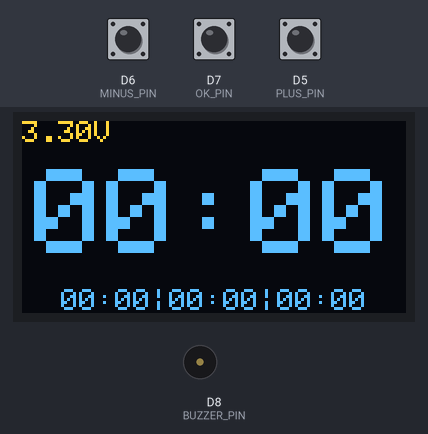
Bench run of a program on a simulated ESP8266 (NodeMCU). Shown: 128×64 one-colour display, buzzer (waves = sounding, pin HIGH). The test bench sets the inputs (shaded band); at power-on: D6 (MINUS_PIN) HIGH, D5 (PLUS_PIN) HIGH, D7 (OK_PIN) HIGH. The OLED is the two-colour kind (top 16 rows yellow); WiFi joins after 1.5 s; servers stay silent unless stated; the local clock reads 2024-03-15 10:24:30 at power-on unless the program sets it; not simulated (calls return 0 or success): secrets.h; what the program prints to the serial monitor is not drawn.

Above: at 2.7 s.
2.8 s: D6 (MINUS_PIN) pulled LOW for 1 s
At 4.0 s:
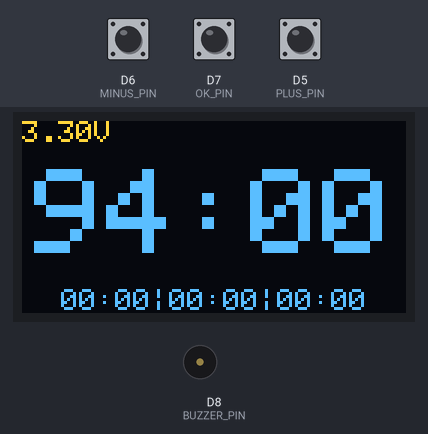
5.3 s: D5 (PLUS_PIN) pulled LOW for 3.2 s
At 8.7 s:
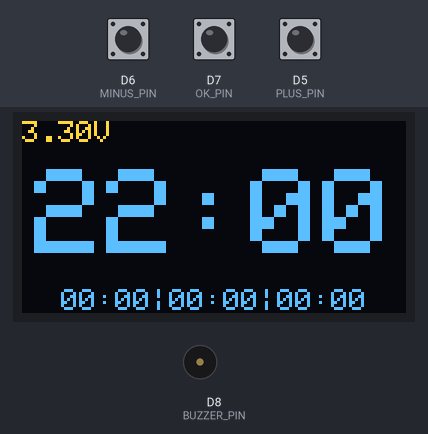
10.0 s: D7 (OK_PIN) pulled LOW for 0.15 s
At 11.8 s:
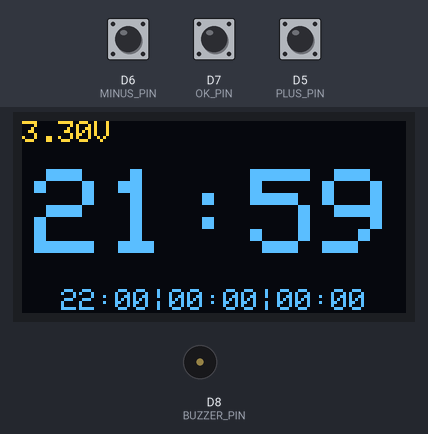
13.1 s: D7 (OK_PIN) pulled LOW for 3.2 s
At 16.7 s:
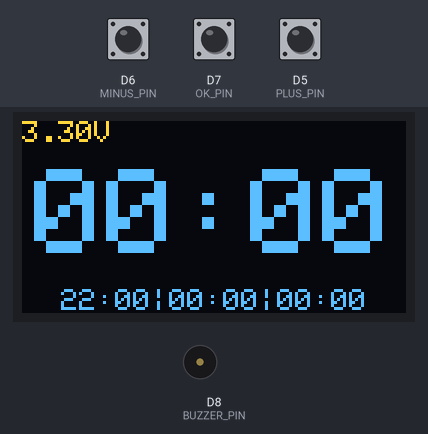
17.8 s: D6 (MINUS_PIN) pulled LOW for 0.15 s
At 18.2 s:
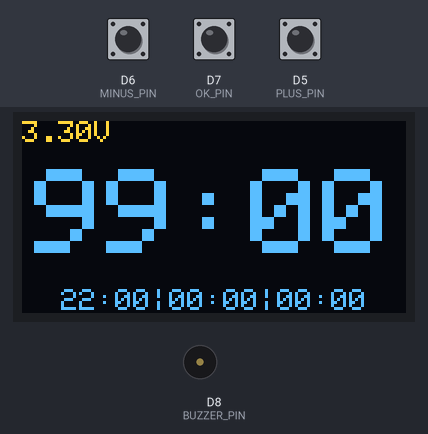
19.4 s: D5 (PLUS_PIN) pulled LOW for 1 s
At 21.5 s:
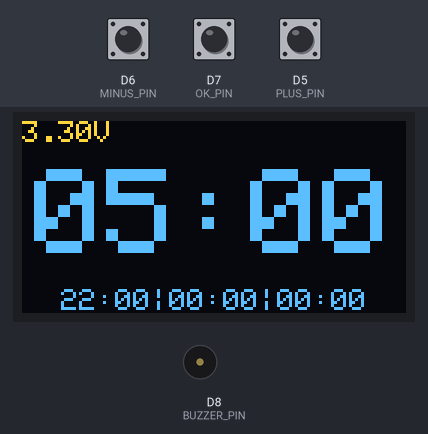
Timing chart, 0 to 22.9 s (numbered marks = the images above; inputs shaded):
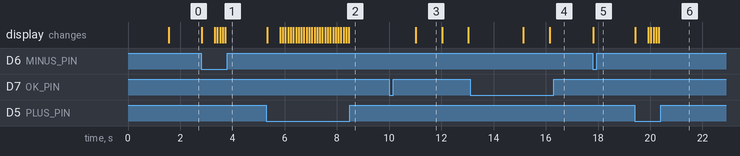

The program:

main.cpp
```cpp
#include <Arduino.h>
#include <ESP8266WiFi.h>
#include <ESP8266mDNS.h>
#include <WiFiUdp.h>
#include <ArduinoOTA.h>
#include <time.h>
#include <Ticker.h>
#include <Wire.h>
#include <Adafruit_GFX.h>
#include <Adafruit_SSD1306.h>

#include "secrets.h"

#define PLUS_PIN D5
#define MINUS_PIN D6
#define OK_PIN D7
#define BUZZER_PIN D8

#define HOLD_DURATION_MS 500
#define HOLD_COOLDOWN_MS 50
#define HOLD_OK_DURATION_MS 2000
#define HOLD_OK_COOLDOWN_MS 1000
#define HISTORY_SIZE 50
#define MAX_COUNTER_TIME_S 6000-59

#define FONT_HEIGHT 8
#define FONT_WIDTH 6
#define SCREEN_ADR 0x3C
#define SCREEN_WIDTH 128
#define SCREEN_HEIGHT 64
#define OLED_RESET -1 // Reset pin # (or -1 if sharing Arduino reset pin)
Adafruit_SSD1306 display(SCREEN_WIDTH, SCREEN_HEIGHT, &Wire, OLED_RESET);

ADC_MODE(ADC_VCC);

Ticker ticker_counter;
uint16_t counter = 0;
uint16_t history[HISTORY_SIZE] = {0};
uint16_t history_p = 0;
uint16_t history_fav[3] = {0};
uint16_t history_fav_p = 0;

bool display_flag = true;
bool history_select_flag = false;

enum State
{
  SET,
  COUNTDOWN,
  RING
};
State state = SET;

bool is_minus_pressed = false;
bool is_plus_pressed = false;
bool is_ok_pressed = false;
unsigned long minus_pressed_time = 0;
unsigned long plus_pressed_time = 0;
unsigned long ok_pressed_time = 0;

// const int RING_TONES[] = {1500,1500,1500,0};
// const unsigned long RING_DURATIONS[] = {500,500,500,0};
// const unsigned long RING_TIMINGS[] = {1000,1000,2000};

// mario theme
const unsigned long RING_TIMINGS[] = {150, 300, 300, 100, 300, 550, 575, 450, 400, 500, 300, 330, 150, 300, 200, 200, 150, 300, 150, 350, 300, 150, 150, 500, 450, 400, 500, 300, 330, 150, 300, 200, 200, 150, 300, 150, 350, 300, 150, 150, 500, 300, 100, 150, 150, 300, 300, 150, 150, 300, 150, 100, 220, 300, 100, 150, 150, 300, 300, 300, 150, 300, 300, 300, 100, 150, 150, 300, 300, 150, 150, 300, 150, 100, 420, 450, 420, 360, 300, 300, 150, 300, 300, 100, 150, 150, 300, 300, 150, 150, 300, 150, 100, 220, 300, 100, 150, 150, 300, 300, 300, 150, 300, 300, 300, 100, 150, 150, 300, 300, 150, 150, 300, 150, 100, 420, 450, 420, 360, 300, 300, 150, 300, 150, 300, 350, 150, 350, 150, 300, 150, 600, 150, 300, 350, 150, 150, 550, 325, 600, 150, 300, 350, 150, 350, 150, 300, 150, 600, 150, 300, 300, 100, 300, 550, 575};
const int RING_TONES[] = {660, 660, 660, 510, 660, 770, 380, 510, 380, 320, 440, 480, 450, 430, 380, 660, 760, 860, 700, 760, 660, 520, 580, 480, 510, 380, 320, 440, 480, 450, 430, 380, 660, 760, 860, 700, 760, 660, 520, 580, 480, 500, 760, 720, 680, 620, 650, 380, 430, 500, 430, 500, 570, 500, 760, 720, 680, 620, 650, 1020, 1020, 1020, 380, 500, 760, 720, 680, 620, 650, 380, 430, 500, 430, 500, 570, 585, 550, 500, 380, 500, 500, 500, 500, 760, 720, 680, 620, 650, 380, 430, 500, 430, 500, 570, 500, 760, 720, 680, 620, 650, 1020, 1020, 1020, 380, 500, 760, 720, 680, 620, 650, 380, 430, 500, 430, 500, 570, 585, 550, 500, 380, 500, 500, 500, 500, 500, 500, 500, 580, 660, 500, 430, 380, 500, 500, 500, 500, 580, 660, 870, 760, 500, 500, 500, 500, 580, 660, 500, 430, 380, 660, 660, 660, 510, 660, 770, 380};
const unsigned long RING_DURATIONS[] = {100, 100, 100, 100, 100, 100, 100, 100, 100, 100, 100, 80, 100, 100, 100, 80, 50, 100, 80, 50, 80, 80, 80, 80, 100, 100, 100, 100, 80, 100, 100, 100, 80, 50, 100, 80, 50, 80, 80, 80, 80, 100, 100, 100, 100, 150, 150, 100, 100, 100, 100, 100, 100, 100, 100, 100, 100, 150, 200, 80, 80, 80, 100, 100, 100, 100, 100, 150, 150, 100, 100, 100, 100, 100, 100, 100, 100, 100, 100, 100, 100, 100, 100, 100, 100, 100, 150, 150, 100, 100, 100, 100, 100, 100, 100, 100, 100, 100, 150, 200, 80, 80, 80, 100, 100, 100, 100, 100, 150, 150, 100, 100, 100, 100, 100, 100, 100, 100, 100, 100, 100, 100, 100, 60, 80, 60, 80, 80, 80, 80, 80, 80, 60, 80, 60, 80, 80, 80, 80, 80, 60, 80, 60, 80, 80, 80, 80, 80, 80, 100, 100, 100, 100, 100, 100, 100};

// button control functions
ICACHE_RAM_ATTR void increase_counter()
{
  if (counter < MAX_COUNTER_TIME_S - 1)
  {
    counter += 60;
  }
  else
  {
    counter = 0;
  }
  display_flag = true;
}

ICACHE_RAM_ATTR void plus_pressed()
{

  if (digitalRead(PLUS_PIN) == LOW)
  {
    is_plus_pressed = true;
    plus_pressed_time = millis();

    if (state == SET)
    {
      increase_counter();
    }
    else if (state == RING)
    {
      noTone(BUZZER_PIN);
      state = SET;
    }
  }
  else
  {
    is_plus_pressed = false;
  }

  Serial.print("plus: ");
  Serial.println(is_plus_pressed);
}

ICACHE_RAM_ATTR void decrease_counter()
{
  if (counter > 0)
  {
    counter -= 60;
  }
  else
  {
    counter = MAX_COUNTER_TIME_S - 1;
  }
  display_flag = true;
}

ICACHE_RAM_ATTR void minus_pressed()
{

  if (digitalRead(MINUS_PIN) == LOW)
  {
    is_minus_pressed = true;
    minus_pressed_time = millis();

    if (state == SET)
    {
      decrease_counter();
    }
    else if (state == RING)
    {
      noTone(BUZZER_PIN);
      state = SET;
    }
  }
  else
  {
    is_minus_pressed = false;
  }

  Serial.print("minus: ");
  Serial.println(is_minus_pressed);
}

ICACHE_RAM_ATTR void push_to_history(uint16_t counter)
{

  if(history_p >= HISTORY_SIZE)
    history_p = 0;
  history[history_p++] = counter;

  // TODO sort favorites by count
  // uint16_t counts[HISTORY_SIZE] = {0};
  // uint16_t counts_id[HISTORY_SIZE] = {0};
  // uint16_t counts_id_p = 0;
  // for(int i = 0; i < HISTORY_SIZE; i++)
  // {
  //   if(history[i] = 0)
  //     break;
  //   for(int j = 0; j < HISTORY_SIZE; j++) {
  //     if(history[i] = 0)
  //       break;
  //     if(history[i] = counts_id[i]) {
  //       counts[i]++;
  //     }
  //     else
  //     {
  //       counts_id[counts_id_p++] = history[i];
  //     }
  //   }
  // }


  history_fav[0] = history[history_p - 1];
  if(history_p == 0)
  {
    history_fav[1] = history[HISTORY_SIZE - 2];
    history_fav[2] = history[HISTORY_SIZE - 3];
  }
  else if(history_p == 1)
  {
    history_fav[1] = history[HISTORY_SIZE - 3];
    history_fav[2] = history[HISTORY_SIZE - 4];
  }
  else
  {
    history_fav[1] = history[history_p - 2];
    history_fav[2] = history[history_p - 3];
  }

}

ICACHE_RAM_ATTR void countdown()
{
  counter--;
  if (counter <= 0)
  {
    ticker_counter.detach();
    state = RING;
  }
  display_flag = true;
}

ICACHE_RAM_ATTR void ok_pressed()
{
  if (digitalRead(OK_PIN) == LOW)
  {
    is_ok_pressed = true;
    ok_pressed_time = millis();

    if (state == SET)
    {
      if (counter != 0 && !history_select_flag)
      {
        push_to_history(counter); // add to history
        ticker_counter.attach(1.0f, countdown); // start counter loop
        state = COUNTDOWN;
      }
    }
    else if (state == COUNTDOWN)
    {
      ticker_counter.detach(); // stop counter loop
      state = SET;
    }
    else if (state == RING)
    {
      noTone(BUZZER_PIN); // stop buzzer
      state = SET;
    }
  }
  else
  {
    is_ok_pressed = false;
    history_select_flag = false;
  }

  Serial.print("ok: ");
  Serial.println(is_ok_pressed);

}

ICACHE_RAM_ATTR void reset_counter()
{
  counter = 0;
  display_flag = true;
}

void setup()
{

  // system setup
  system_update_cpu_freq(80);
  pinMode(PLUS_PIN, INPUT_PULLUP);
  pinMode(MINUS_PIN, INPUT_PULLUP);
  pinMode(OK_PIN, INPUT_PULLUP);
  pinMode(BUZZER_PIN, OUTPUT);
  Serial.begin(115200);

  // setup wifi
  WiFi.begin(SECRET_WIFI_SSID, SECRET_WIFI_PW);
  Serial.print("Connecting");
  while (WiFi.status() != WL_CONNECTED)
  {
    delay(500);
    Serial.print(".");
  }
  Serial.println();
  Serial.print("Connected, IP address: ");
  Serial.println(WiFi.localIP());

  // get time from ntp server
  configTime(1 * 3600, 0, "pool.ntp.org");
  Serial.println("\nWaiting for ntp server");
  while (!time(nullptr))
  {
    Serial.print(".");
    delay(1000);
  }
  time_t now = time(nullptr);
  Serial.println(now);
  Serial.println(ctime(&now));

  // setup OTA
  ArduinoOTA.setPort(8266);
  // Hostname defaults to esp8266-[ChipID]
  // ArduinoOTA.setHostname("hostname");
  // No authentication by default
  // ArduinoOTA.setPassword(SECRET_OTA_PW);
  ArduinoOTA.onStart([]() {
    String type;
    if (ArduinoOTA.getCommand() == U_FLASH)
      type = "sketch";
    else // U_SPIFFS
      type = "filesystem";

    // NOTE: if updating SPIFFS this would be the place to unmount SPIFFS using SPIFFS.end()
    Serial.println("Start updating " + type);
  });
  ArduinoOTA.onEnd([]() {
    Serial.println("\nEnd");
  });
  ArduinoOTA.onProgress([](unsigned int progress, unsigned int total) {
    Serial.printf("Progress: %u%%\r", (progress / (total / 100)));
  });
  ArduinoOTA.onError([](ota_error_t error) {
    Serial.printf("Error[%u]: ", error);
    if (error == OTA_AUTH_ERROR) Serial.println("Auth Failed");
    else if (error == OTA_BEGIN_ERROR) Serial.println("Begin Failed");
    else if (error == OTA_CONNECT_ERROR) Serial.println("Connect Failed");
    else if (error == OTA_RECEIVE_ERROR) Serial.println("Receive Failed");
    else if (error == OTA_END_ERROR) Serial.println("End Failed");
  });
  ArduinoOTA.begin();
  Serial.println(ArduinoOTA.getHostname());

  // turn off wifi
  // WiFi.mode(WIFI_OFF);
  // WiFi.forceSleepBegin();
  // delay(1);

  // setup display
  // SSD1306_SWITCHCAPVCC = generate display voltage from 3.3V internally
  if (!display.begin(SSD1306_SWITCHCAPVCC, SCREEN_ADR))
  {
    Serial.println(F("SSD1306 allocation failed"));
  }
  // display text settings
  display.setTextColor(SSD1306_WHITE);
  display.dim(true);

  // button input interrupts
  attachInterrupt(PLUS_PIN, plus_pressed, CHANGE);
  attachInterrupt(MINUS_PIN, minus_pressed, CHANGE);
  attachInterrupt(OK_PIN, ok_pressed, CHANGE);

}

String get_timer_str(uint16_t counter)
{

  // timer
  String timer_str;

  // minutes
  if (counter >= 60)
  {
    if (counter < 10 * 60)
      timer_str += '0';
    timer_str += counter / 60;
    timer_str += ':';
  }
  else
  {
    timer_str += "00:";
  }

  // seconds
  if (counter % 60 < 10)
  {
    timer_str += '0';
  }
  timer_str += counter % 60;

  return timer_str;
}

String get_history_str()
{

  String history_str;
  history_str += get_timer_str(history_fav[0]);
  history_str += '|';
  history_str += get_timer_str(history_fav[1]);
  history_str += '|';
  history_str += get_timer_str(history_fav[2]);
  return history_str;
}

void update_display()
{

  display.clearDisplay();

  // battery
  display.setTextSize(1);
  display.setCursor(0, 0);
  display.print(ESP.getVcc() / 1000.0);
  display.print('V');

  // timer
  String timer_str = get_timer_str(counter);
  const int timer_test_size = 4;
  display.setTextSize(timer_test_size);
  display.setCursor((SCREEN_WIDTH / 2) - (timer_test_size * FONT_WIDTH * timer_str.length() / 2), (SCREEN_HEIGHT / 2) - (timer_test_size * FONT_HEIGHT / 2));
  display.print(timer_str);

  // history
  String history_str = get_history_str();
  const int history_text_size = 1;
  display.setTextSize(history_text_size);
  display.setCursor((SCREEN_WIDTH / 2) - (history_text_size * FONT_WIDTH * history_str.length() / 2), SCREEN_HEIGHT - (history_text_size * FONT_HEIGHT));
  display.print(history_str);
  // display.drawLine(
  //   (SCREEN_WIDTH / 2) - (history_text_size * FONT_WIDTH * history_str.length() / 2) - (2 * FONT_WIDTH) + (7 * FONT_WIDTH * history_fav_p),
  //   SCREEN_HEIGHT - (history_text_size * FONT_HEIGHT),
  //   (SCREEN_WIDTH / 2) - (history_text_size * FONT_WIDTH * history_str.length() / 2) + (7 * FONT_WIDTH) + (7 * FONT_WIDTH * history_fav_p),
  //   SCREEN_HEIGHT - (history_text_size * FONT_HEIGHT),
  //   SSD1306_WHITE
  // );

  display.display();

}

void loop()
{

  // ota update
  ArduinoOTA.handle();

  // update display if needed
  if (display_flag)
  {

    update_display();
    display_flag = false;

  }

  // check buttons
  if (state == SET)
  {

    if (
        is_plus_pressed && is_minus_pressed &&
        millis() - plus_pressed_time >= HOLD_DURATION_MS && millis() - minus_pressed_time >= HOLD_DURATION_MS)
    {
      reset_counter();
      update_display();
      delay(HOLD_COOLDOWN_MS);
    }
    else if (is_plus_pressed && millis() - plus_pressed_time >= HOLD_DURATION_MS)
    {
      increase_counter();
      update_display();
      delay(HOLD_COOLDOWN_MS);
    }
    else if (is_minus_pressed && millis() - minus_pressed_time >= HOLD_DURATION_MS)
    {
      decrease_counter();
      update_display();
      delay(HOLD_COOLDOWN_MS);
    }
    else if (is_ok_pressed && millis() - ok_pressed_time >= HOLD_OK_DURATION_MS)
    {

      history_select_flag = true;

      // set counter to next history entry
      if(history_fav_p >= 3)
        history_fav_p = 0;
      counter = history[(history_p - 1) - history_fav_p];
      history_fav_p++;

      update_display();
      delay(HOLD_OK_COOLDOWN_MS);
    }
  }
  else if (state == RING)
  {
    int ring_size = sizeof(RING_TONES) / sizeof(int);
    for (int i = 0; i < ring_size; i++)
    {
      if (state != RING)
      {
        noTone(BUZZER_PIN);
        break;
      }
      tone(BUZZER_PIN, RING_TONES[i], RING_DURATIONS[i]);
      delay(RING_TIMINGS[i]);
    }
  }
}
```

Measured:
- after the input at 2.8 s, the display: first changes at once (image 1 shows a later state)
- after the input at 5.3 s, the display: first changes at once (image 2 shows a later state)
- after the input at 10.0 s, the display: changes after 1.0 s (image 3)
- after the input at 17.8 s, the display: changes at once (image 5)
- after the input at 19.4 s, the display: first changes at once (image 6 shows a later state)
- what the display in image 3 shows lasts 1.0 s, from 11.0 s to 12.0 s
